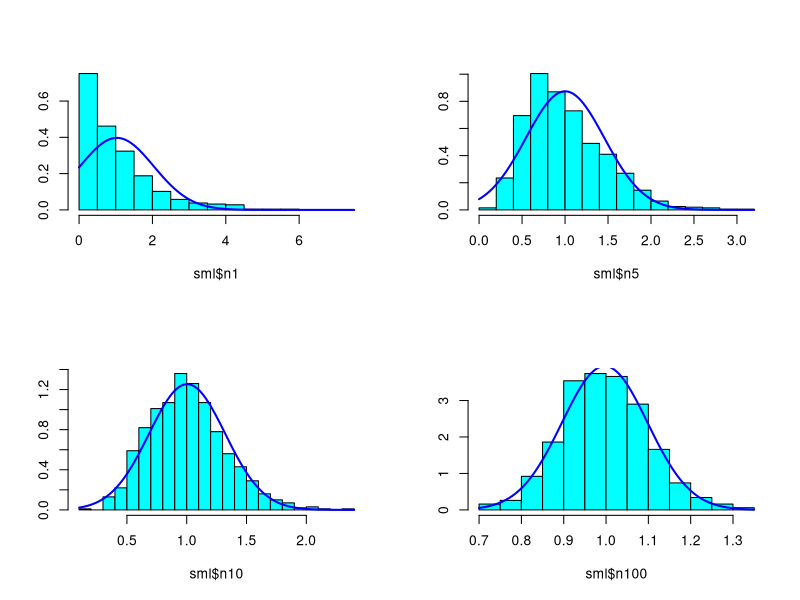
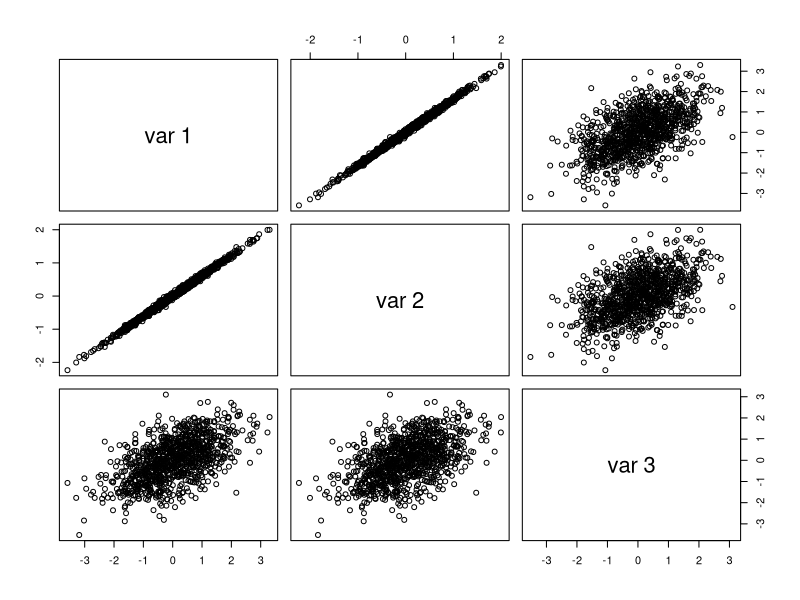

Source code (R) for these figures, in order: (Note: this script raises an error after producing the figures.)
## ---- chunk 1
library(tidyverse)
library(ggplot2)
library(MASS)
library(mvtnorm)

## ---- chunk 2

# Set seed for reproducibility
set.seed(123)

# Function to generate sample means
generate_sample_means <- function(n, num_samples = 1000) {
  sample_means <- numeric(num_samples)
  for (i in 1:num_samples) {
    sample <- rexp(n) 
    sample_means[i] <- mean(sample)
  }
  return(sample_means)
}

# Values of n (how many times to draw the 1k samples)
n_values <- c(1, 5, 10, 100)

# Generate sample means for each n
sample_means_list <- lapply(n_values, generate_sample_means)

sml <- data.frame(sample_means_list)
colnames(sml) <- c("n1","n5","n10","n100")

# Plot the results
par(mfrow = c(2, 2))


truehist(sml$n1, prob = TRUE)
curve(dnorm(x, mean = mean(sml$n1), sd = sd(sml$n1)), add = TRUE, col = "blue", lwd = 2)

truehist(sml$n5, prob = TRUE)
curve(dnorm(x, mean = mean(sml$n5), sd = sd(sml$n5)), add = TRUE, col = "blue", lwd = 2)

truehist(sml$n10, prob = TRUE)
curve(dnorm(x, mean = mean(sml$n10), sd = sd(sml$n10)), add = TRUE, col = "blue", lwd = 2)

truehist(sml$n100, prob = TRUE)
curve(dnorm(x, mean = mean(sml$n100), sd = sd(sml$n100)), add = TRUE, col = "blue", lwd = 2)


## ---- chunk 3

# what is the R? just copied from the lec notes

#r <- 0.9

#Generate 3x3 Matrix
Sigma <- cbind(c(1, 0.9, 0.6), c(0.9,0.1,0.3), c(0.6,0.3,1))

#create MVN with 1k samples from the Matrix
x <- rmvnorm(n = 1000, sigma = Sigma)

#Plot
pairs(x)


#Generate 1k samples from a X2 distribution
A <- rchisq(1000, 4)

#Multiply each row of Sigma by the correlating row in A

pw <- x*(1/((sqrt(A[i]/4))))

pairs(pw)

## ---- chunk 4
#A
y <- c(4.69, 1.05,5.89,0.52,0.14)
sum(dexp(y, rate = (1/6), log = TRUE))


#B
sum(dgamma(y, shape = 2, scale = 3, log = TRUE))

#C
sum(dnorm(y, mean = 6, sd = 2, log = TRUE))

